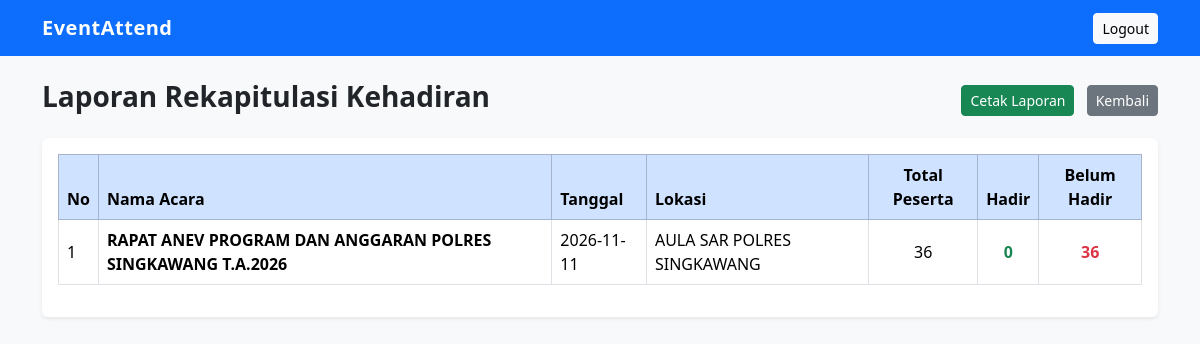
Screenshot of /laporan.php (signed in) with the database file from the repository.
### tables this page shows
CREATE TABLE `events` (
  `id` int(11) NOT NULL,
  `nama_event` varchar(150) NOT NULL,
  `tanggal` date NOT NULL,
  `lokasi` varchar(150) DEFAULT NULL,
  `deskripsi` text DEFAULT NULL,
  `created_at` timestamp NULL DEFAULT current_timestamp()
);

### laporan.php (the view, shortened to what this page needs)
<?php
require_once "config.php";
$query_laporan = mysqli_query($conn, "
    SELECT e.id, e.nama_event, e.tanggal, e.lokasi,
           (SELECT COUNT(*) FROM peserta p WHERE p.event_id = e.id) AS total_peserta,
           (SELECT COUNT(*) FROM absensi a JOIN peserta p ON a.peserta_id = p.id WHERE p.event_id = e.id) AS total_hadir
    FROM events e
    ORDER BY e.tanggal DESC
");
function e($value) {
    return htmlspecialchars($value ?? '', ENT_QUOTES, 'UTF-8');
}
?>
<!DOCTYPE html>
<html lang="id">
<head>
    <link href="style.css" rel="stylesheet">
    <link href="https://cdn.jsdelivr.net/npm/bootstrap@5.3.3/dist/css/bootstrap.min.css" rel="stylesheet">
</head>
<body class="bg-light">
<nav class="navbar navbar-dark bg-primary no-print">
    <div class="container">
        <a href="dashboard.php" class="navbar-brand fw-bold">EventAttend</a>
        <a href="logout.php" class="btn btn-light btn-sm">Logout</a>
    </div>
</nav>
<div class="container py-4">
    <div class="d-flex justify-content-between align-items-center mb-3 no-print">
        <h3 class="fw-bold">Laporan Rekapitulasi Kehadiran</h3>
        <div>
            <button onclick="window.print()" class="btn btn-success btn-sm me-2">Cetak Laporan</button>
            <a href="dashboard.php" class="btn btn-secondary btn-sm">Kembali</a>
        </div>
    </div>
    <div class="card border-0 shadow-sm">
        <div class="card-body">
            <div class="table-responsive">
                <table class="table table-bordered align-middle">
                    <thead class="table-primary">
                        <tr>
                            <th>No</th>
                            <th>Nama Acara</th>
                            <th>Tanggal</th>
                            <th>Lokasi</th>
                            <th class="text-center">Total Peserta</th>
                            <th class="text-center">Hadir</th>
                            <th class="text-center">Belum Hadir</th>
                        </tr>
                    </thead>
                    <tbody>
                    <?php if (mysqli_num_rows($query_laporan) > 0): ?>
                        <?php $no = 1; ?>
                        <?php while ($row = mysqli_fetch_assoc($query_laporan)):
                            $belum_hadir = $row['total_peserta'] - $row['total_hadir'];
                        ?>
                            <tr>
                                <td><?= $no++ ?></td>
                                <td class="fw-bold"><?= e($row['nama_event']) ?></td>
                                <td><?= e($row['tanggal']) ?></td>
                                <td><?= e($row['lokasi'] ?: '-') ?></td>
                                <td class="text-center"><?= $row['total_peserta'] ?></td>
                                <td class="text-center text-success fw-bold"><?= $row['total_hadir'] ?></td>
                                <td class="text-center text-danger fw-bold"><?= $belum_hadir ?></td>
                            </tr>
                        <?php endwhile; ?>
                    <?php else: ?>
                        <tr>
                            <td colspan="7" class="text-center text-muted py-4">Belum ada data acara yang terdaftar.</td>
                        </tr>
                    <?php endif; ?>
                    </tbody>
                </table>
            </div>
        </div>
    </div>
</div>
</body>
</html>

### style.css (style rules this page uses)
:root { --primary-color: #0d6efd; --primary-hover: #0b5ed7; --bg-light: #f8f9fa; --text-dark: #212529; --border-color: #dee2e6; }
body { background-color: var(--bg-light); color: var(--text-dark); font-family: 'Segoe UI', Tahoma, Geneva, Verdana, sans-serif; }
.navbar-brand { letter-spacing: 0.5px; }
.card { border-radius: 0.5rem; transition: transform 0.2s ease, box-shadow 0.2s ease; }
.table th { font-weight: 600; }

### rows the page displays
events: nama_event "RAPAT ANEV PROGRAM DAN ANGGARAN POLRES SINGKAWANG T.A.2026", tanggal "2026-11-11", lokasi "AULA SAR POLRES SINGKAWANG", total_peserta "36", total_hadir "0", belum_hadir "36"
